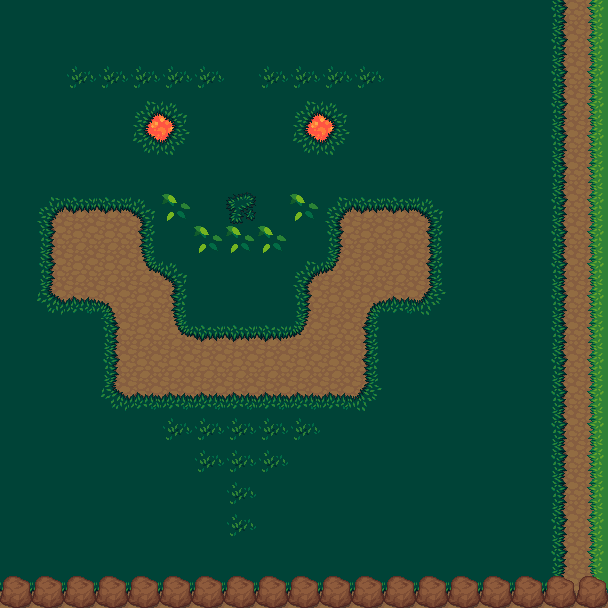

Below is a game level as drawn by its tile map, then a one-line description and the .tmx that defines it (tile-layer data replaced by summaries):
An orthogonal 19x19 tile map with 32x32 px tiles, 3 tile layers (Tile Layer 1, Tile Layer 2, Tile Layer 3) and 12 objects (3x 3, 3x 2, I swear there is something there!`I can', This guy thinks there's something there`, route9, ...).

<map version="1.0" orientation="orthogonal" width="19" height="19" tilewidth="32" tileheight="32">
 <tileset firstgid="1" name="terrain" tilewidth="32" tileheight="32">
  <image source="../terrain.png" width="672" height="736" />
 </tileset>
 <layer name="Tile Layer 1" width="19" height="19">
  <data>[361 cells, 361 non-empty, 3 distinct tile ids]</data>
 </layer>
 <layer name="Tile Layer 2" width="19" height="19">
  <data>[361 cells, 342 non-empty, 18 distinct tile ids]</data>
 </layer>
 <objectgroup name="npc" width="19" height="19">
  <object name="I swear there is something there!`I can't put my finger on it...." x="512" y="160" width="32" height="64" />
  <object name="This guy thinks there's something there`Do you see anything? It's just grass!" x="480" y="160" width="32" height="64" />
 </objectgroup>
 <objectgroup name="items" width="19" height="19">
  <object name="3" x="160" y="448" width="32" height="32" />
  <object name="3" x="192" y="480" width="32" height="32" />
  <object name="3" x="192" y="512" width="32" height="32" />
  <object name="2" x="288" y="448" width="32" height="32" />
  <object name="2" x="256" y="480" width="32" height="32" />
  <object name="2" x="256" y="512" width="32" height="32" />
 </objectgroup>
 <objectgroup name="warps" width="19" height="19">
  <object name="route9" x="608" y="0" width="32" height="608" />
  <object name="route11" x="-32" y="0" width="32" height="576" />
  <object name="route4" x="0" y="-32" width="608" height="32" />
 </objectgroup>
 <layer name="Tile Layer 3" width="19" height="19">
  <data>[361 cells, 19 non-empty, 1 distinct tile ids]</data>
 </layer>
 <objectgroup name="walls" width="19" height="19">
  <object x="0" y="576" width="608" height="32" />
 </objectgroup>
</map>
